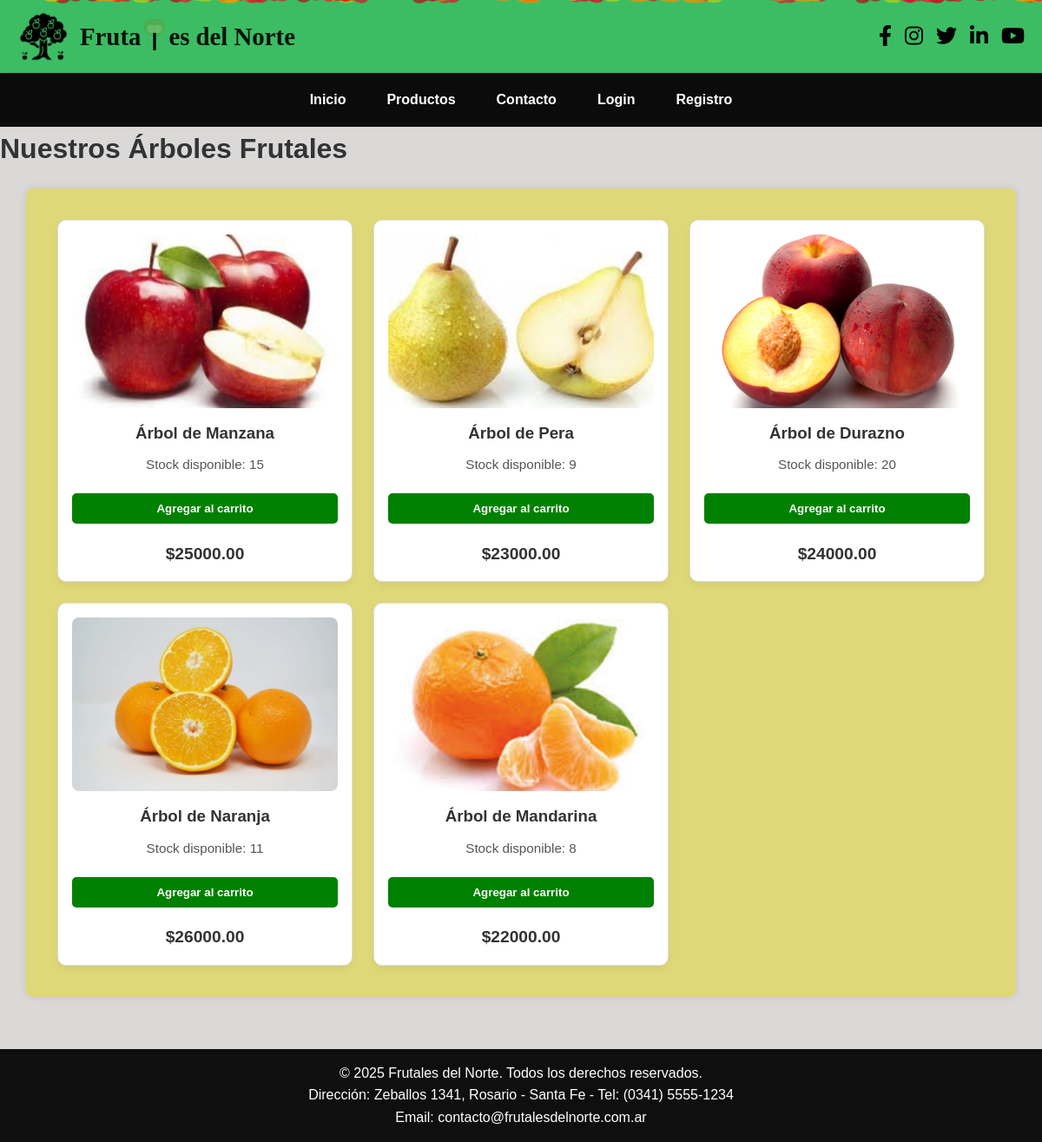
The app's page /productos, older data.
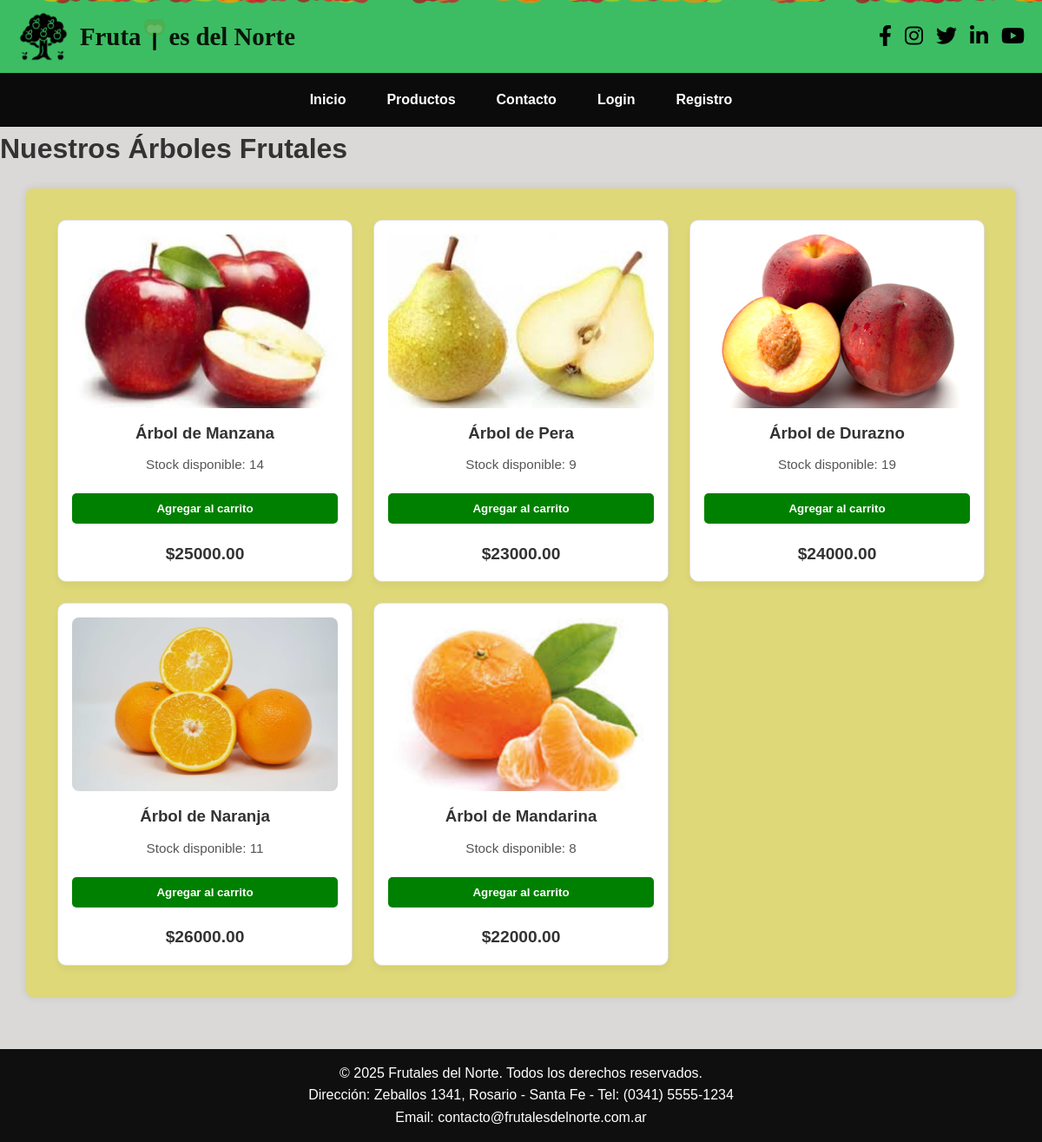
The same page, newer data.
### app.py (models this page shows, shortened)
class Producto(db.Model):
    id = db.Column(db.Integer, primary_key=True)
    nombre = db.Column(db.String(100), nullable=False)
    precio = db.Column(db.Float, nullable=False)
    imagen = db.Column(db.String(100))
    stock = db.Column(db.Integer, default=0, nullable=False)
    detalle_pedidos_asociados = db.relationship('DetallePedido', backref='producto_del_detalle', lazy=True)

### app.py (the view)
@app.route('/productos')
def productos():
    all_products = Producto.query.all()
    return render_template('productos.html', products=all_products, current_user=current_user)

### templates/productos.html (shortened to what this page needs)
<!DOCTYPE html>
<html lang="es">
<head>
    <link rel="stylesheet" href="{{ url_for('static', filename='css/style.css') }}">
    <link rel="stylesheet" href="https://cdnjs.cloudflare.com/ajax/libs/font-awesome/6.4.0/css/all.min.css" />
</head>
<body>
    <header>
        <div class="frutas-animadas"></div>
        <div class="logo-title">
            <img src="{{ url_for('static', filename='img/icono.png') }}" alt="Logo de la empresa">
            <h1 class="empresa-nombre">
                Fruta
                es del Norte
            </h1>
        </div>
        <div class="social-icons">
            <a href="#"><i class="fab fa-facebook-f"></i></a>
            <a href="#"><i class="fab fa-instagram"></i></a>
            <a href="#"><i class="fab fa-twitter"></i></a>
            <a href="#"><i class="fab fa-linkedin-in"></i></a>
            <a href="#"><i class="fab fa-youtube"></i></a>
        </div>
    </header>
    <nav>
        <a href="{{ url_for('index') }}">Inicio</a>
        <a href="{{ url_for('productos') }}">Productos</a>
        {% if not current_user.is_authenticated or current_user.rol != 'admin' %}
            <a href="{{ url_for('contactos') }}">Contacto</a>
        {% endif %}
        {% if current_user.is_authenticated %}
            {% if current_user.rol == 'admin' %}
                <a href="{{ url_for('admin_page') }}">Administración</a>
            {% else %}
                <a href="{{ url_for('carrito') }}">Carrito</a>
                <a href="{{ url_for('mis_pedidos') }}">Mis Pedidos</a>
            {% endif %}
            <a href="{{ url_for('logout') }}">Cerrar Sesión</a>
        {% else %}
            <a href="{{ url_for('login') }}">Login</a>
            <a href="{{ url_for('registro') }}">Registro</a>
        {% endif %}
    </nav>
    <h1>Nuestros Árboles Frutales</h1>
    <main class="main-container">
        <div class="productos">
            {% if products %}
                {% for product in products %}
                    <div class="producto">
                        <img src="{{ product.imagen if product.imagen.startswith('http') else url_for('static', filename=product.imagen) }}" alt="{{ product.nombre }}">
                        <h3>{{ product.nombre }}</h3>
                        <p>Stock disponible: {{ product.stock }}</p>
                        {% if not current_user.is_authenticated or current_user.rol != 'admin' %}
                            {% if product.stock > 0 %}
                                <button class="agregar-carrito"
                                        data-id="{{ product.id }}"
                                        data-nombre="{{ product.nombre }}"
                                        data-precio="{{ product.precio }}"
                                        data-imagen="{{ product.imagen if product.imagen.startswith('http') else url_for('static', filename=product.imagen) }}"
                                        data-stock="{{ product.stock }}">
                                    Agregar al carrito
                                </button>
                            {% else %}
                                <button disabled style="background-color: #dc3545;">Sin Stock</button>
                            {% endif %}
                        {% else %}
                            <p>Solo clientes pueden agregar al carrito.</p>
                        {% endif %}
                        <h4>${{ '%.2f'|format(product.precio) }}</h4>
                    </div>
                {% endfor %}
            {% else %}
                <p>No hay productos disponibles en este momento.</p>
            {% endif %}
        </div>
    </main>
    <footer>
        <p>&copy; 2025 Frutales del Norte. Todos los derechos reservados.</p>
        <p>Dirección: Zeballos 1341, Rosario - Santa Fe - Tel: (0341) 5555-1234</p>
        <p>Email: contacto@frutalesdelnorte.com.ar</p>
    </footer>
</body>
</html>

### static/css/style.css (style rules this page uses)
* { margin: 0; padding: 0; box-sizing: border-box; }
body { font-family: Arial, sans-serif; line-height: 1.6; background-color: #dbd8d8; color: #333; display: flex; flex-direction: column; min-height: 100vh; }
main { flex-grow: 1; width: 100%; }
header { display: flex; justify-content: space-between; align-items: center; background-color: #3cbd63; color: white; padding: 12px 20px; box-shadow: 0 2px 5px rgba(0, 0, 0, 0.1); position: relative; overflow: hidden; z-index: 1; }
.logo-title { display: flex; align-items: center; gap: 12px; position: relative; z-index: 2; }
.logo-title img { max-height: 60px; width: auto; object-fit: contain; }
.empresa-nombre { font-size: 1.8rem; color: #0a130a; font-weight: bold; font-family: 'Georgia', serif; display: flex; align-items: center; }
.letra-arbol { display: inline-block; vertical-align: middle; margin: 0 2px; }
.social-icons { display: flex; gap: 15px; align-items: center; position: relative; z-index: 2; }
.social-icons a { text-decoration: none; color: rgb(2, 2, 2); font-size: 24px; transition: color 0.3s; }
nav { background-color: #0b0b0c; display: flex; justify-content: center; gap: 15px; padding: 10px 0; }
nav a { color: white; text-decoration: none; font-weight: bold; padding: 8px 16px; transition: background-color 0.3s; }
main { max-width: 1300px; width: 95%; margin: 20px auto; padding: 20px; background-color: rgb(223, 216, 120); border-radius: 8px; box-shadow: 0 0 10px rgba(0, 0, 0, 0.1); flex-grow: 1; }
footer { background-color: #0f0f0f; color: white; text-align: center; padding: 15px; width: 100%; margin-top: 40px; }
button { background-color: #007BFF; color: white; border: none; padding: 10px 20px; border-radius: 5px; cursor: pointer; font-weight: bold; transition: background-color 0.3s ease, transform 0.2s ease; }
.productos { display: grid; grid-template-columns: repeat(auto-fit, minmax(250px, 1fr)); gap: 1.5rem; padding: 1rem; }
.producto { background-color: white; border: 1px solid #ddd; padding: 1rem; border-radius: 10px; text-align: center; box-shadow: 0 4px 8px rgba(0, 0, 0, 0.05); display: flex; flex-direction: column; justify-content: space-between; }
.producto img { width: 100%; height: 200px; object-fit: cover; border-radius: 8px; }
.producto h3 { margin: 0.75em 0 0.5em; }
.producto p { font-size: 0.95em; color: #555; margin-bottom: 0.5em; }
.producto h4 { font-size: 1.2em; color: #333; margin-top: auto; padding-top: 1em; }
.producto button.agregar-carrito { margin-top: 1em; background-color: green; }
.frutas-animadas { position: absolute; top: 0; left: 0; width: 100%; height: 100%; pointer-events: none; z-index: 0; overflow: hidden; }

Row changes from the older to the newer data that the page shows:
changed Producto "Árbol de Manzana": stock "15" → "14"
changed Producto "Árbol de Durazno": stock "20" → "19"
